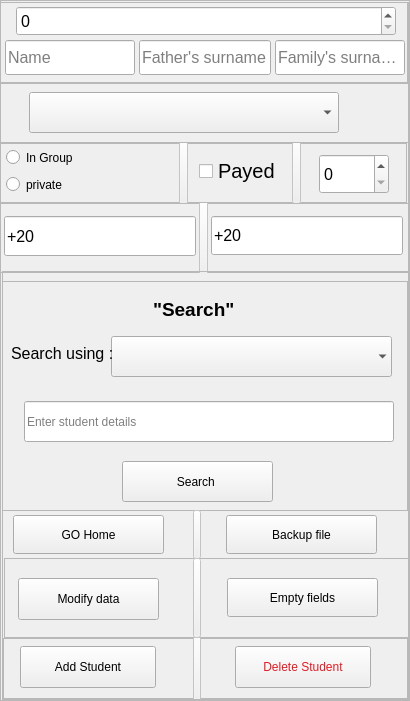
    <widget class="QFrame" name="frame">
     <property name="geometry">
      <rect>
       <x>15</x>
       <y>11</y>
       <width>410</width>
       <height>701</height>
      </rect>
     </property>
     <property name="frameShape">
      <enum>QFrame::StyledPanel</enum>
     </property>
     <property name="frameShadow">
      <enum>QFrame::Raised</enum>
     </property>
     <widget class="QFrame" name="frame_2">
      <property name="geometry">
       <rect>
        <x>-1</x>
        <y>2</y>
        <width>410</width>
        <height>271</height>
       </rect>
      </property>
      <property name="frameShape">
       <enum>QFrame::StyledPanel</enum>
      </property>
      <property name="frameShadow">
       <enum>QFrame::Raised</enum>
      </property>
      <widget class="QFrame" name="frame_3">
       <property name="geometry">
        <rect>
         <x>1</x>
         <y>0</y>
         <width>408</width>
         <height>81</height>
        </rect>
       </property>
       <property name="frameShape">
        <enum>QFrame::StyledPanel</enum>
       </property>
       <property name="frameShadow">
        <enum>QFrame::Raised</enum>
       </property>
       <widget class="QLineEdit" name="lineEdit_3">
        <property name="geometry">
         <rect>
          <x>275</x>
          <y>38</y>
          <width>130</width>
          <height>35</height>
         </rect>
        </property>
        <property name="font">
         <font>
          <pointsize>12</pointsize>
         </font>
        </property>
        <property name="inputMask">
         <string/>
        </property>
        <property name="text">
         <string/>
        </property>
        <property name="placeholderText">
         <string>Family's surname</string>
        </property>
       </widget>
       <widget class="QLineEdit" name="lineEdit">
        <property name="geometry">
         <rect>
          <x>5</x>
          <y>38</y>
          <width>130</width>
          <height>35</height>
         </rect>
        </property>
        <property name="font">
         <font>
          <pointsize>12</pointsize>
         </font>
        </property>
        <property name="inputMask">
         <string/>
        </property>
        <property name="text">
         <string/>
        </property>
        <property name="placeholderText">
         <string>Name</string>
        </property>
       </widget>
       <widget class="QLineEdit" name="lineEdit_2">
        <property name="geometry">
         <rect>
          <x>139</x>
          <y>38</y>
          <width>132</width>
          <height>35</height>
         </rect>
        </property>
        <property name="font">
         <font>
          <pointsize>12</pointsize>
         </font>
        </property>
        <property name="inputMask">
         <string/>
        </property>
        <property name="text">
         <string/>
        </property>
        <property name="placeholderText">
         <string>Father's surname</string>
        </property>
       </widget>
       <widget class="QSpinBox" name="spinBox_3">
        <property name="geometry">
         <rect>
          <x>16</x>
          <y>4</y>
          <width>380</width>
          <height>30</height>
         </rect>
        </property>
        <property name="font">
         <font>
          <pointsize>12</pointsize>
         </font>
        </property>
        <property name="maximum">
         <number>8000</number>
        </property>
       </widget>
      </widget>
      <widget class="QFrame" name="frame_6">
       <property name="geometry">
        <rect>
         <x>0</x>
         <y>201</y>
         <width>411</width>
         <height>75</height>
        </rect>
       </property>
       <property name="frameShape">
        <enum>QFrame::StyledPanel</enum>
       </property>
       <property name="frameShadow">
        <enum>QFrame::Raised</enum>
       </property>
       <widget class="QLineEdit" name="lineEdit_7">
        <property name="geometry">
         <rect>
          <x>5</x>
          <y>13</y>
          <width>192</width>
          <height>40</height>
         </rect>
        </property>
        <property name="font">
         <font>
          <pointsize>12</pointsize>
         </font>
        </property>
        <property name="text">
         <string>+20</string>
        </property>
        <property name="maxLength">
         <number>11</number>
        </property>
        <property name="placeholderText">
         <string>Father's number</string>
        </property>
       </widget>
       <widget class="QLineEdit" name="lineEdit_8">
        <property name="geometry">
         <rect>
          <x>212</x>
          <y>13</y>
          <width>192</width>
          <height>39</height>
         </rect>
        </property>
        <property name="font">
         <font>
          <pointsize>12</pointsize>
         </font>
        </property>
        <property name="text">
         <string>+20</string>
        </property>
        <property name="maxLength">
         <number>11</number>
        </property>
        <property name="placeholderText">
         <string>Student's number </string>
        </property>
       </widget>
       <widget class="QPushButton" name="pushButton_3">
        <property name="enabled">
         <bool>false</bool>
        </property>
        <property name="geometry">
         <rect>
          <x>200</x>
          <y>-2</y>
          <width>9</width>
          <height>80</height>
         </rect>
        </property>
        <property name="text">
         <string/>
        </property>
       </widget>
      </widget>
      <widget class="QFrame" name="frame_5">
       <property name="geometry">
        <rect>
         <x>0</x>
         <y>141</y>
         <width>408</width>
         <height>60</height>
        </rect>
       </property>
       <property name="frameShape">
        <enum>QFrame::StyledPanel</enum>
       </property>
       <property name="frameShadow">
        <enum>QFrame::Raised</enum>
       </property>
       <widget class="QPushButton" name="pushButton">
        <property name="enabled">
         <bool>false</bool>
        </property>
        <property name="geometry">
         <rect>
          <x>180</x>
          <y>-5</y>
          <width>9</width>
          <height>70</height>
         </rect>
        </property>
        <property name="text">
         <string/>
        </property>
       </widget>
       <widget class="QRadioButton" name="radioButton">
        <property name="geometry">
         <rect>
          <x>7</x>
          <y>3</y>
          <width>112</width>
          <height>23</height>
         </rect>
        </property>
        <property name="text">
         <string>In Group</string>
        </property>
        <property name="checked">
         <bool>false</bool>
        </property>
       </widget>
       <widget class="QRadioButton" name="radioButton_2">
        <property name="geometry">
         <rect>
          <x>7</x>
          <y>29</y>
          <width>112</width>
          <height>25</height>
         </rect>
        </property>
        <property name="text">
         <string>private</string>
        </property>
       </widget>
       <widget class="QCheckBox" name="checkBox_2">
        <property name="geometry">
         <rect>
          <x>200</x>
          <y>0</y>
          <width>91</width>
          <height>56</height>
         </rect>
        </property>
        <property name="sizePolicy">
         <sizepolicy hsizetype="Minimum" vsizetype="Fixed">
          <horstretch>9</horstretch>
          <verstretch>9</verstretch>
         </sizepolicy>
        </property>
        <property name="font">
         <font>
          <pointsize>15</pointsize>
         </font>
        </property>
        <property name="text">
         <string>Payed</string>
        </property>
       </widget>
       <widget class="QPushButton" name="pushButton_2">
        <property name="enabled">
         <bool>false</bool>
        </property>
        <property name="geometry">
         <rect>
          <x>293</x>
          <y>-9</y>
          <width>9</width>
          <height>70</height>
         </rect>
        </property>
        <property name="text">
         <string/>
        </property>
       </widget>
       <widget class="QSpinBox" name="spinBox_2">
        <property name="geometry">
         <rect>
          <x>320</x>
          <y>11</y>
          <width>70</width>
          <height>40</height>
         </rect>
        </property>
        <property name="font">
         <font>
          <pointsize>12</pointsize>
         </font>
        </property>
       </widget>
      </widget>
      <widget class="QFrame" name="frame_4">
       <property name="geometry">
        <rect>
         <x>0</x>
         <y>81</y>
         <width>410</width>
         <height>60</height>
        </rect>
       </property>
       <property name="frameShape">
        <enum>QFrame::StyledPanel</enum>
       </property>
       <property name="frameShadow">
        <enum>QFrame::Raised</enum>
       </property>
       <widget class="QComboBox" name="comboBox">
        <property name="geometry">
         <rect>
          <x>30</x>
          <y>9</y>
          <width>310</width>
          <height>41</height>
         </rect>
        </property>
        <property name="font">
         <font>
          <pointsize>12</pointsize>
         </font>
        </property>
        <property name="placeholderText">
         <string>Gender</string>
        </property>
        <property name="duplicatesEnabled">
         <bool>true</bool>
        </property>
        <item>
         <property name="text">
          <string>Male</string>
         </property>
        </item>
        <item>
         <property name="text">
          <string>Female</string>
         </property>
        </item>
       </widget>
      </widget>
     </widget>
     <widget class="QFrame" name="frame_7">
      <property name="geometry">
       <rect>
        <x>2</x>
        <y>271</y>
        <width>407</width>
        <height>429</height>
       </rect>
      </property>
      <property name="frameShape">
       <enum>QFrame::StyledPanel</enum>
      </property>
      <property name="frameShadow">
       <enum>QFrame::Raised</enum>
      </property>
      <widget class="QFrame" name="frame_8">
       <property name="geometry">
        <rect>
         <x>1</x>
         <y>367</y>
         <width>405</width>
         <height>61</height>
        </rect>
       </property>
       <property name="frameShape">
        <enum>QFrame::StyledPanel</enum>
       </property>
       <property name="frameShadow">
        <enum>QFrame::Raised</enum>
       </property>
       <widget class="QPushButton" name="pushButton_4">
        <property name="geometry">
         <rect>
          <x>17</x>
          <y>8</y>
          <width>136</width>
          <height>42</height>
         </rect>
        </property>
        <property name="text">
         <string>Add Student</string>
        </property>
       </widget>
       <widget class="QPushButton" name="pushButton_6">
        <property name="enabled">
         <bool>false</bool>
        </property>
        <property name="geometry">
         <rect>
          <x>190</x>
          <y>-11</y>
          <width>8</width>
          <height>80</height>
         </rect>
        </property>
        <property name="text">
         <string/>
        </property>
       </widget>
       <widget class="QPushButton" name="pushButton_5">
        <property name="geometry">
         <rect>
          <x>232</x>
          <y>8</y>
          <width>136</width>
          <height>42</height>
         </rect>
        </property>
        <property name="styleSheet">
         <string notr="true">color: rgb(224, 27, 36);</string>
        </property>
        <property name="text">
         <string>Delete Student</string>
        </property>
       </widget>
      </widget>
      <widget class="QFrame" name="frame_9">
       <property name="geometry">
        <rect>
         <x>2</x>
         <y>287</y>
         <width>405</width>
         <height>80</height>
        </rect>
       </property>
       <property name="frameShape">
        <enum>QFrame::StyledPanel</enum>
       </property>
       <property name="frameShadow">
        <enum>QFrame::Raised</enum>
       </property>
       <widget class="QPushButton" name="pushButton_8">
        <property name="geometry">
         <rect>
          <x>14</x>
          <y>20</y>
          <width>141</width>
          <height>42</height>
         </rect>
        </property>
        <property name="text">
         <string>Modify data</string>
        </property>
       </widget>
       <widget class="QPushButton" name="pushButton_9">
        <property name="enabled">
         <bool>false</bool>
        </property>
        <property name="geometry">
         <rect>
          <x>189</x>
          <y>0</y>
          <width>8</width>
          <height>80</height>
         </rect>
        </property>
        <property name="text">
         <string/>
        </property>
       </widget>
       <widget class="QPushButton" name="pushButton_14">
        <property name="geometry">
         <rect>
          <x>223</x>
          <y>20</y>
          <width>151</width>
          <height>39</height>
         </rect>
        </property>
        <property name="text">
         <string>Empty fields</string>
        </property>
       </widget>
      </widget>
      <widget class="QFrame" name="frame_10">
       <property name="geometry">
        <rect>
         <x>0</x>
         <y>10</y>
         <width>406</width>
         <height>230</height>
        </rect>
       </property>
       <property name="frameShape">
        <enum>QFrame::StyledPanel</enum>
       </property>
       <property name="frameShadow">
        <enum>QFrame::Raised</enum>
       </property>
       <widget class="QLabel" name="label">
        <property name="geometry">
         <rect>
          <x>151</x>
          <y>13</y>
          <width>81</width>
          <height>31</height>
         </rect>
        </property>
        <property name="font">
         <font>
          <pointsize>14</pointsize>
          <weight>75</weight>
          <italic>false</italic>
          <bold>true</bold>
          <underline>false</underline>
          <strikeout>false</strikeout>
          <kerning>true</kerning>
         </font>
        </property>
        <property name="text">
         <string>&quot;Search&quot;</string>
        </property>
       </widget>
       <widget class="QComboBox" name="comboBox_2">
        <property name="geometry">
         <rect>
          <x>109</x>
          <y>55</y>
          <width>281</width>
          <height>41</height>
         </rect>
        </property>
        <property name="placeholderText">
         <string comment="Search using what ?" extracomment="Search using what ?">Search using what ?</string>
        </property>
        <property name="frame">
         <bool>false</bool>
        </property>
        <item>
         <property name="text">
          <string>ID</string>
         </property>
        </item>
        <item>
         <property name="text">
          <string>Name</string>
         </property>
        </item>
        <item>
         <property name="text">
          <string>Age</string>
         </property>
        </item>
       </widget>
       <widget class="QLineEdit" name="lineEdit_4">
        <property name="geometry">
         <rect>
          <x>22</x>
          <y>120</y>
          <width>370</width>
          <height>41</height>
         </rect>
        </property>
        <property name="placeholderText">
         <string>Enter student details</string>
        </property>
       </widget>
       <widget class="QLabel" name="label_2">
        <property name="geometry">
         <rect>
          <x>9</x>
          <y>58</y>
          <width>101</width>
          <height>28</height>
         </rect>
        </property>
        <property name="font">
         <font>
          <pointsize>12</pointsize>
          <weight>50</weight>
          <italic>false</italic>
          <bold>false</bold>
          <underline>false</underline>
          <strikeout>false</strikeout>
          <kerning>true</kerning>
         </font>
        </property>
        <property name="text">
         <string>Search using :</string>
        </property>
       </widget>
       <widget class="QPushButton" name="pushButton_7">
        <property name="geometry">
         <rect>
          <x>120</x>
          <y>180</y>
          <width>151</width>
          <height>41</height>
         </rect>
        </property>
        <property name="text">
         <string>Search </string>
        </property>
       </widget>
      </widget>
      <widget class="QPushButton" name="pushButton_11">
       <property name="geometry">
        <rect>
         <x>11</x>
         <y>244</y>
         <width>151</width>
         <height>39</height>
        </rect>
       </property>
       <property name="text">
        <string>GO Home</string>
       </property>
      </widget>
      <widget class="QPushButton" name="pushButton_12">
       <property name="enabled">
        <bool>false</bool>
       </property>
       <property name="geometry">
        <rect>
         <x>191</x>
         <y>239</y>
         <width>8</width>
         <height>49</height>
        </rect>
       </property>
       <property name="text">
        <string/>
       </property>
      </widget>
      <widget class="QPushButton" name="pushButton_13">
       <property name="geometry">
        <rect>
         <x>224</x>
         <y>244</y>
         <width>151</width>
         <height>39</height>
        </rect>
       </property>
       <property name="text">
        <string>Backup file</string>
       </property>
      </widget>
     </widget>
    </widget>
